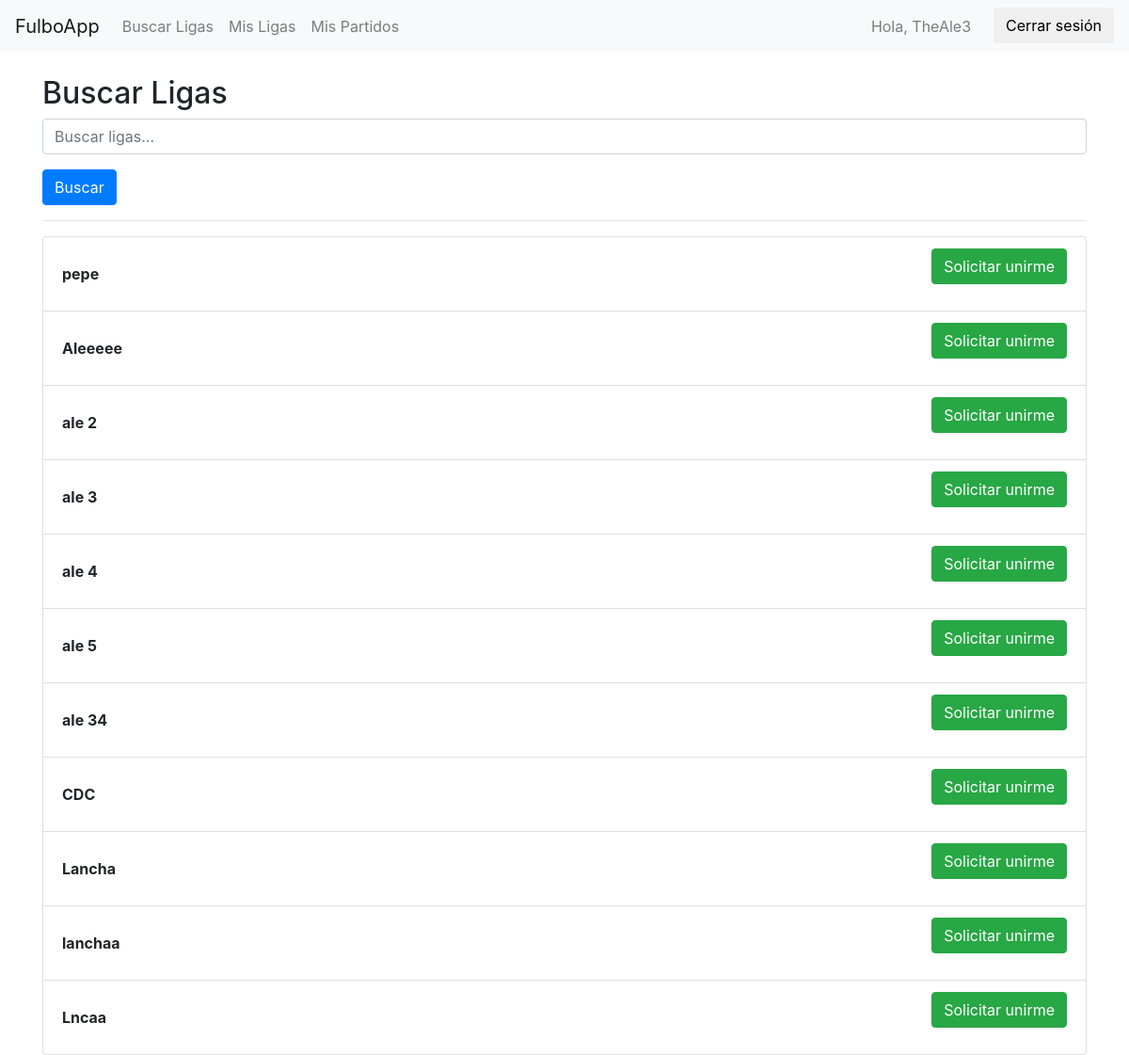
The app's page /AppFulbo/ligas/buscar/ (signed in) with its own data.
### AppFulbo/models.py (models this page shows, shortened)
class Liga(models.Model):
    nombre_liga= models.CharField(max_length=15,unique=True)

### AppFulbo/views.py (the view)
# urls.py: path('ligas/buscar/', views.buscar_ligas, name='buscar_ligas'),
@login_required
def buscar_ligas(request):
    query = request.GET.get('q', '')
    if query:
        ligas = Liga.objects.filter(nombre_liga__icontains=query)
    else:
        ligas = Liga.objects.all()
    context = {
        'ligas': ligas,
        'query': query,
    }
    return render(request, 'AppFulbo/buscar_ligas.html', context)

### AppFulbo/templates/AppFulbo/buscar_ligas.html (shortened to what this page needs)
{% extends 'AppFulbo/base.html' %}
{% block content %}
<h2>Buscar Ligas</h2>
<form method="get" action="{% url 'buscar_ligas' %}">
    <div class="form-group">
        <input type="text" name="q" class="form-control" placeholder="Buscar ligas..." value="{{ query }}">
    </div>
    <button type="submit" class="btn btn-primary">Buscar</button>
</form>
<hr>
{% if ligas %}
    <ul class="list-group">
        {% for liga in ligas %}
            <li class="list-group-item d-flex justify-content-between align-items-center">
                <div>
                    <strong>{{ liga.nombre_liga }}</strong>
                </div>
                <form method="post" action="{% url 'solicitar_unirse' liga.id %}">
                    <button type="submit" class="btn btn-success">Solicitar unirme</button>
                </form>
            </li>
        {% endfor %}
    </ul>
{% else %}
    <p>No se encontraron ligas.</p>
{% endif %}
{% endblock %}

### AppFulbo/templates/AppFulbo/base.html (shortened to what this page needs)
{% load static %}
<html lang="es">
<head>
    <link rel="stylesheet" href="https://cdnjs.cloudflare.com/ajax/libs/font-awesome/6.0.0-beta3/css/all.min.css"
 />
    <link rel="stylesheet" href="https://maxcdn.bootstrapcdn.com/bootstrap/4.0.0/css/bootstrap.min.css">
</head>
<body>
    <nav class="navbar navbar-expand-lg navbar-light bg-light">
        <a class="navbar-brand" href="{% url 'inicio' %}">FulboApp</a>
        <div class="collapse navbar-collapse">
            <ul class="navbar-nav mr-auto">
                <li class="nav-item">
                    <li class="nav-item">
                        <a class="nav-link" href="{% url 'buscar_ligas' %}">Buscar Ligas</a>
                    </li>
                    <a class="nav-link" href="{% url 'mis_ligas' %}">Mis Ligas</a>
                </li>
                <li class="nav-item">
                    <a class="nav-link" href="{% url 'mis_partidos' %}">Mis Partidos</a>
                </li>
            </ul>
            <ul class="navbar-nav">
                {% if user.is_authenticated %}
                <li class="nav-item mr-3">
                    <a class="nav-link" href="{% url 'mi_perfil' %}">Hola, {{ user.username }}</a>
                </li>
                <li class="nav-item">
                    <form action="{% url 'logout' %}" method="post" class="d-inline">
                        <button type="submit" class="btn btn-logout">Cerrar sesión</button>
                    </form>
                </li>
                {% else %}
                    <li class="nav-item">
                        <a class="nav-link" href="{% url 'login' %}">Iniciar sesión</a>
                    </li>
                {% endif %}
            </ul>
        </div>
    </nav>
    <div class="container mt-4">
        {% block content %}{% endblock %}
    </div>
</body>
</html>

### records on screen
Liga: nombre_liga "pepe"
Liga: nombre_liga "Aleeeee"
Liga: nombre_liga "ale 2"
Liga: nombre_liga "ale 3"
Liga: nombre_liga "ale 4"
Liga: nombre_liga "ale 5"
Liga: nombre_liga "ale 34"
Liga: nombre_liga "CDC"
Liga: nombre_liga "Lancha"
Liga: nombre_liga "lanchaa"
Liga: nombre_liga "Lncaa"

### other values on screen
{{ user.username }} "TheAle3"
